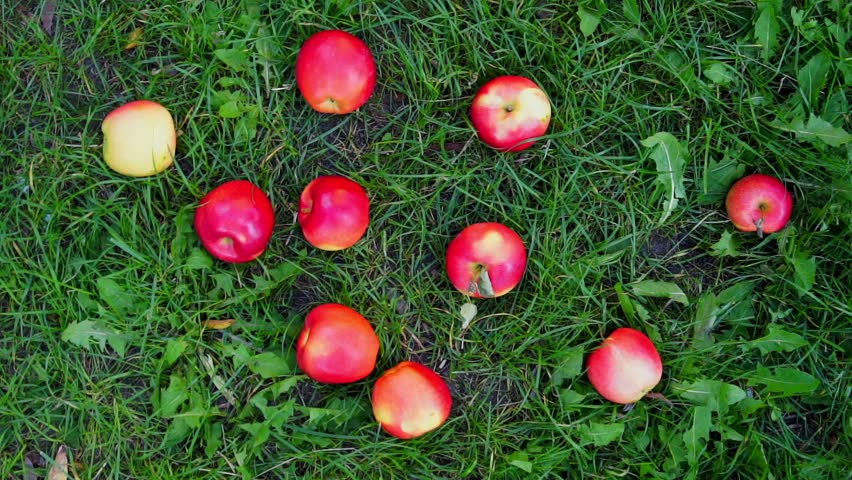
//> input picture Appunti/Algoritmi/image/apple.jpg, 852 x 480 px
$ ./Otsu image/apple.jpg   (built with g++ and OpenCV 4)
//> lines starting //> are read from the running program, lines starting //| are printed output that depends on the picture; after the words box and inside, x2 and y2 are one past the last pixel; in counts of white or black regions, pixels touching at a corner belong together
#include <opencv2/opencv.hpp>
#include <iostream>
#include <cstdlib>

using namespace std;
using namespace cv;

int otsu(Mat);

int main(int argc, char **argv) {
	Mat image = imread(argv[1], IMREAD_GRAYSCALE);
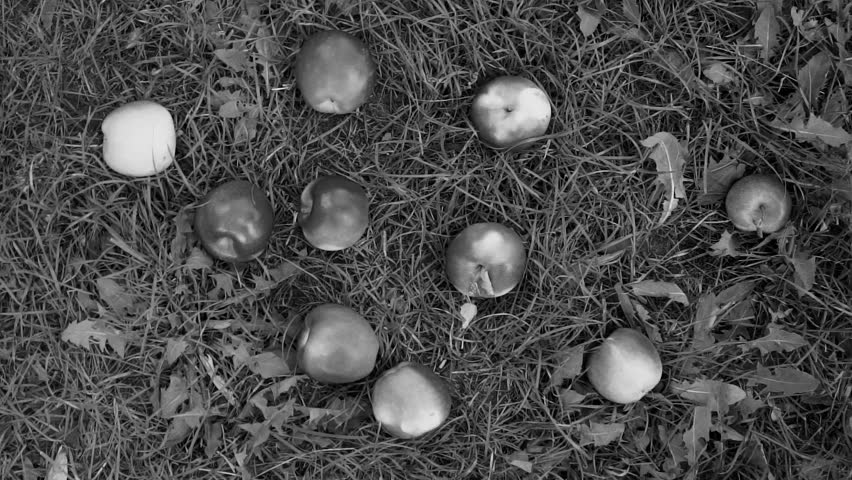
//> image: 480 rows x 852 cols, CV_8UC1; min 0, max 235, mean 76.2
	Mat output;
	if(image.empty()) return -1;
	imshow("Originale", image);
	int th = otsu(image);
	threshold(image, output, th, 255, THRESH_BINARY);
	imshow("Otsu", output);
	waitKey(0);
	return 0;
}

int otsu(Mat img) {
	float sigma_max = 0.0;
	int MxN = img.rows * img.cols;
//> MxN = 408960
	vector<float> hist(MxN, 0.0);
	int output = 0;
	for(int i = 0; i < img.rows; i++)
		for(int j = 0; j < img.cols; j++)
			hist.at(img.at<uchar>(i,j))++;
//> after the loop, hist = 408960 items
	for(int i = 0; i < MxN; i++)
		hist.at(i) /= MxN;
	for(int k = 0; k < 256; k++) {
		float P1 = 0.0, P2 = 0.0;
		for(int i = 0; i <= k; i++)
			P1 += hist.at(i);
		P2 = 1.0 - P1;
		float med_cum_A = 0.0, med_cum_B = 0.0;
		for(int i = 1; i <= k; i++)
			med_cum_A += hist.at(i) * i;
		for(int i = k + 1; i < 256; i++)
			med_cum_B += hist.at(i) * i;
		float sigma = P1 * P2 * ((med_cum_A - med_cum_B)*(med_cum_A - med_cum_B));
		if(sigma > sigma_max) {
			sigma_max = sigma;
			output = k;
		}
	}
//> this loop made 256 passes
//> (P1, P2, med_cum_A, med_cum_B, sigma, sigma_max) on passes 1 to 12: (0.00435, 0.996, 0, 76.17, 25.14, 25.14), (0.00565, 0.994, 0.0013, 76.17, 32.58, 32.58), (0.007, 0.993, 0.00399, 76.16, 40.29, 40.29), (0.00873, 0.991, 0.0092, 76.16, 50.19, 50.19), (0.0105, 0.989, 0.0165, 76.15, 60.49, 60.49), (0.0125, 0.988, 0.0262, 76.14, 71.47, 71.47), (0.0147, 0.985, 0.0397, 76.13, 84.08, 84.08), (0.0171, 0.983, 0.0559, 76.11, 96.99, 96.99), (0.0196, 0.98, 0.076, 76.09, 110.9, 110.9), (0.0225, 0.978, 0.102, 76.07, 126.8, 126.8), (0.0253, 0.975, 0.131, 76.04, 142.3, 142.3), (0.0283, 0.972, 0.163, 76.01, 157.9, 157.9)
//> (P1, P2, med_cum_A, med_cum_B, sigma) on passes 46 to 51: (0.247, 0.753, 7.02, 69.15, 718.3), (0.256, 0.744, 7.45, 68.72, 716), (0.266, 0.734, 7.89, 68.28, 711.8), (0.275, 0.725, 8.35, 67.82, 705.9), (0.285, 0.715, 8.81, 67.35, 698.3), (0.294, 0.706, 9.27, 66.9, 689.4)
//> after the loop, sigma_max = 718.8; output = 44
	cout << "Output: " << output << endl;
//| Output: 44
//> in main, `threshold(image, output, th, 255, THRESH_BINARY);`:
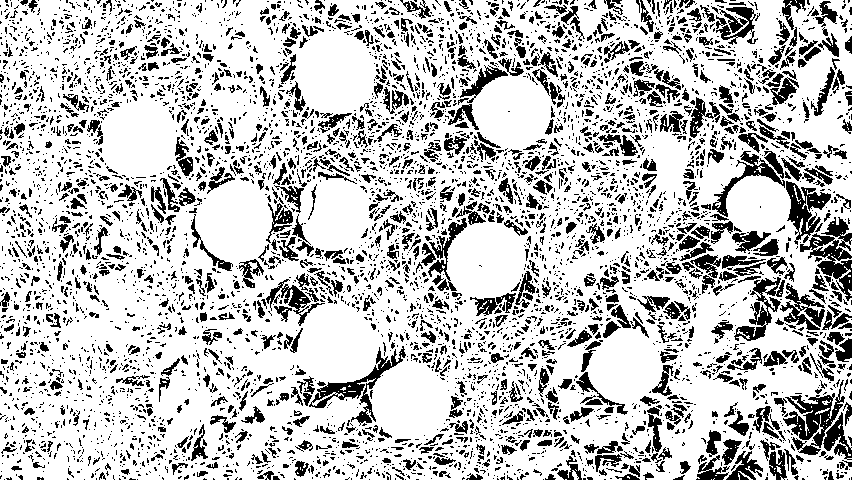
//> output: 480 rows x 852 cols, CV_8UC1; 76.2% white; 5491 black regions (4452 under 20 px), largest, box (x1, y1, x2, y2) and area: (783, 380, 845, 455) 1712, (309, 346, 406, 426) 1461, (800, 233, 852, 301) 1249
	return output;
}

$ run again, on Appunti/Algoritmi/image/mixed-fruits.jpg
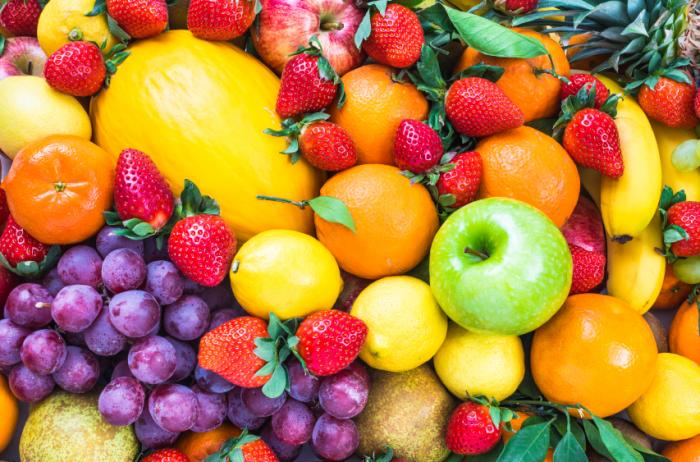
//> input picture Appunti/Algoritmi/image/mixed-fruits.jpg, 700 x 462 px
//> `Mat image = imread(argv[1], IMREAD_GRAYSCALE);`:
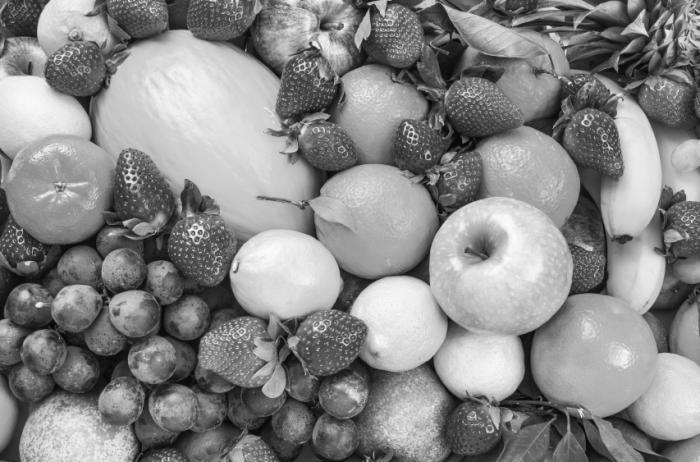
//> image: 462 rows x 700 cols, CV_8UC1; min 0, max 255, mean 135.5
//> after the loop in otsu, `for(int i = 0; i < img.rows; i++)`: hist = 323400 items
//> the loop in otsu, `for(int k = 0; k < 256; k++)` made 256 passes
//> (P1, P2, med_cum_A, med_cum_B, sigma, sigma_max) on passes 1, 3, 4, 5, 6, 7, 8, 9: (1.55e-05, 1, 0, 135.5, 0.284, 0.284), (2.78e-05, 1, 2.47e-05, 135.5, 0.511, 0.511), (5.57e-05, 1, 0.000108, 135.5, 1.02, 1.02), (0.000139, 1, 0.000442, 135.5, 2.55, 2.55), (0.000192, 1, 0.000705, 135.5, 3.52, 3.52), (0.000334, 1, 0.00156, 135.5, 6.13, 6.13), (0.000519, 0.999, 0.00286, 135.5, 9.53, 9.53), (0.000761, 0.999, 0.00479, 135.5, 13.95, 13.95)
//> after the loop in otsu, `for(int k = 0; k < 256; k++)`: sigma_max = 2214.3; output = 79
//| Output: 79
//> `threshold(image, output, th, 255, THRESH_BINARY);`:
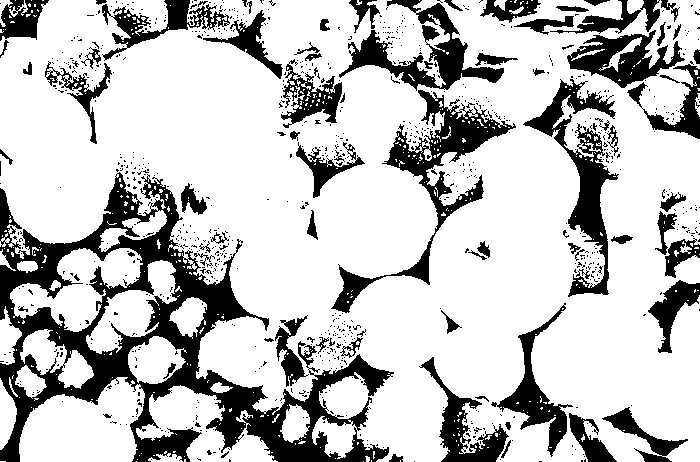
//> output: 462 rows x 700 cols, CV_8UC1; 76.1% white; 883 black regions (802 under 20 px), largest, box (x1, y1, x2, y2) and area: (0, 172, 394, 462) 29313, (331, 90, 516, 313) 6196, (523, 79, 619, 297) 5178
